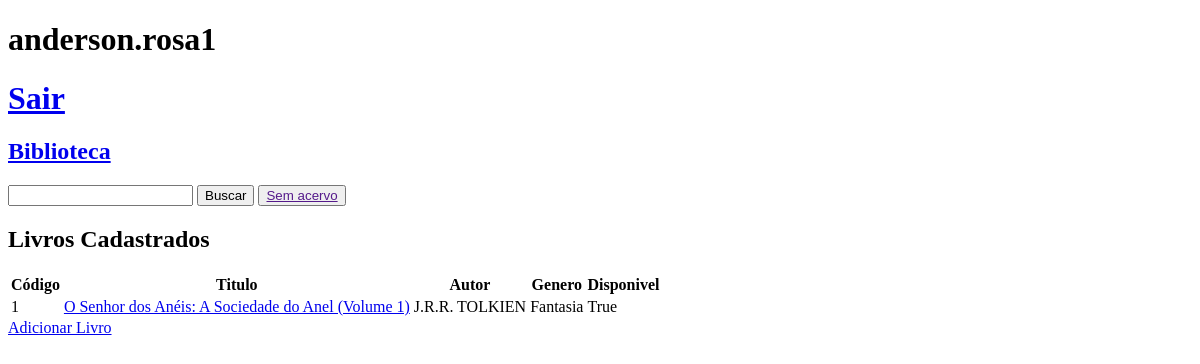
The page / (signed in) on the database as committed earlier.
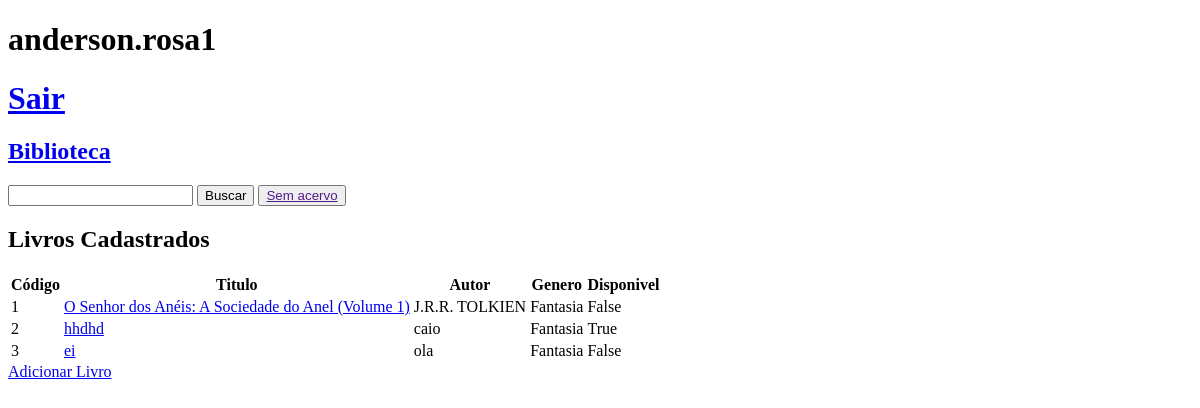
The same page on the database as committed later.
### book/models.py (models this page shows, shortened)
class Books(models.Model):
    title = models.CharField(max_length= 80)
    author = models.CharField(max_length= 30)
    summary = models.TextField(blank= True)
    literary_genres = models.ForeignKey(Genres, on_delete=models.DO_NOTHING, blank=True)
    number_page = models.IntegerField()
    quantity_book = models.IntegerField()
    cover = models.ImageField(upload_to="book_images/", null=True, blank=True)
    publication_date = models.DateField()
    created_at = models.DateField(auto_now_add=True)
    in_stock = models.BooleanField(default= False)
    class Meta:
        verbose_name = 'Book'

class Genres(models.Model):
    name= models.CharField(max_length=10)
    def __str__(self):
        return self.name
    class Meta:
        verbose_name = 'Genre'

### book/views.py (the view)
# urls.py: path('', views.index, name = 'home'),
@login_required(redirect_field_name="login")
def index(request):
    books = Books.objects.all()
    return render(request, "book/index.html", {"books": books})

### book/templates/book/index.html (shortened to what this page needs)
{% load static %}
<!DOCTYPE html>
<html lang="pt-br">
<head>
</head>
<body>
    <header>
        <h1>{{user}}</h1>
        <h1><a href="{% url 'logout' %}">Sair</a></h1>
        <nav class="navbar">
            <a href="{% url 'home' %}"><h1>Biblioteca</h1></a>
            <form role="search">
                <input type="search" name="q">
                <button type="submit">Buscar</button>
                <button><a href="" role="button">Sem acervo</a></button>
            </form>
        </nav>
    </header>
    <main>
        <section class="book-table">
            <h2>Livros Cadastrados</h2>
            <table class="table-books-details">
                <thead>
                    <tr>
                        <th class="table-th">Código</th>
                        <th class="table-th">Titulo</th>
                        <th class="table-th">Autor</th>
                        <th class="table-th">Genero</th>
                        <th class="table-th">Disponivel</th>
                    </tr>
                </thead>
                <tbody>
                    {% for book in books %}
                    <tr>
                        <td class="table-td">{{book.id}}</td>
                        <td class="table-td"><a href="{% url 'book-detail' book.id %}">{{book.title}}</a></td>
                        <td class="table-td">{{book.author}}</td>
                        <td class="table-td">{{book.literary_genres}}</td>
                        <td class="table-td">{{book.in_stock}}</td>
                    </tr>
                    {% endfor %}
                </tbody>
            </table>
            {% if user.is_authenticated %}
            <a class="add-button" href="{% url 'add-books' %}" type="submit">Adicionar Livro</a>
            {% endif %}
        </section>
    </main>
</body>
</html>

Rows that differ between the two databases and show on the page:
changed Books "O Senhor dos Anéis: A Sociedade do Anel (Volume 1)": in_stock "True" → "False"
added Books: id "2", title "hhdhd", author "caio", literary_genres "Fantasia", in_stock "True"
added Books: id "3", title "ei", author "ola", literary_genres "Fantasia", in_stock "False"
